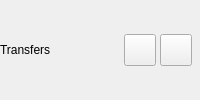
        <widget class="QWidget" name="pTransfers">
         <layout class="QHBoxLayout" name="pTransfersLayout">
          <property name="spacing">
           <number>4</number>
          </property>
          <property name="leftMargin">
           <number>0</number>
          </property>
          <property name="topMargin">
           <number>0</number>
          </property>
          <property name="rightMargin">
           <number>8</number>
          </property>
          <property name="bottomMargin">
           <number>0</number>
          </property>
          <item>
           <widget class="QLabel" name="lTransfers">
            <property name="text">
             <string>Transfers</string>
            </property>
            <property name="indent">
             <number>0</number>
            </property>
           </widget>
          </item>
          <item>
           <spacer name="horizontalSpacer">
            <property name="orientation">
             <enum>Qt::Horizontal</enum>
            </property>
            <property name="sizeHint" stdset="0">
             <size>
              <width>40</width>
              <height>20</height>
             </size>
            </property>
           </spacer>
          </item>
          <item>
           <widget class="QPushButton" name="bPause">
            <property name="sizePolicy">
             <sizepolicy hsizetype="Minimum" vsizetype="Preferred">
              <horstretch>0</horstretch>
              <verstretch>0</verstretch>
             </sizepolicy>
            </property>
            <property name="minimumSize">
             <size>
              <width>32</width>
              <height>32</height>
             </size>
            </property>
            <property name="maximumSize">
             <size>
              <width>32</width>
              <height>32</height>
             </size>
            </property>
            <property name="cursor">
             <cursorShape>PointingHandCursor</cursorShape>
            </property>
            <property name="focusPolicy">
             <enum>Qt::StrongFocus</enum>
            </property>
            <property name="icon">
             <iconset resource="../../../gui/Resources_win.qrc">
              <normaloff>:/images/transfer_manager/sidebar/sidebar_pause_ico_default.png</normaloff>:/images/transfer_manager/sidebar/sidebar_pause_ico_default.png</iconset>
            </property>
            <property name="iconSize">
             <size>
              <width>32</width>
              <height>32</height>
             </size>
            </property>
            <property name="checkable">
             <bool>true</bool>
            </property>
            <property name="default_icon" stdset="0">
             <string notr="true">qrc:/images/transfer_manager/sidebar/sidebar_pause_ico_default.png</string>
            </property>
            <property name="hover_selected" stdset="0">
             <bool>true</bool>
            </property>
           </widget>
          </item>
          <item>
           <widget class="QPushButton" name="bSearch">
            <property name="minimumSize">
             <size>
              <width>32</width>
              <height>32</height>
             </size>
            </property>
            <property name="maximumSize">
             <size>
              <width>32</width>
              <height>32</height>
             </size>
            </property>
            <property name="cursor">
             <cursorShape>PointingHandCursor</cursorShape>
            </property>
            <property name="focusPolicy">
             <enum>Qt::StrongFocus</enum>
            </property>
            <property name="toolTip">
             <string>Search</string>
            </property>
            <property name="icon">
             <iconset resource="../../../gui/Resources_win.qrc">
              <normaloff>:/images/transfer_manager/sidebar/sidebar_search_ico_default.png</normaloff>:/images/transfer_manager/sidebar/sidebar_search_ico_default.png</iconset>
            </property>
            <property name="iconSize">
             <size>
              <width>32</width>
              <height>32</height>
             </size>
            </property>
            <property name="checkable">
             <bool>false</bool>
            </property>
            <property name="default_icon" stdset="0">
             <string notr="true">qrc:/images/transfer_manager/sidebar/sidebar_search_ico_default.png</string>
            </property>
           </widget>
          </item>
         </layout>
        </widget>
